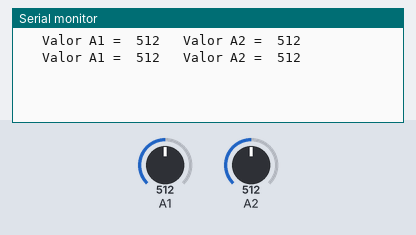
The sketch below on a simulated Arduino Uno, built with avr-gcc and run on an emulated ATmega328P. Parts: the last lines printed to the serial monitor. The inputs (shaded band) are chosen by the test bench; at power-on: A1 = 512, A2 = 512.

Above: at 5.8 s.
5.9 s: A1 set to 716
At 10.8 s:
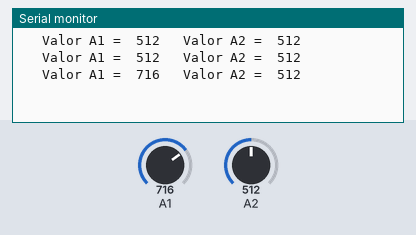
11.9 s: A2 set to 716
At 15.8 s:
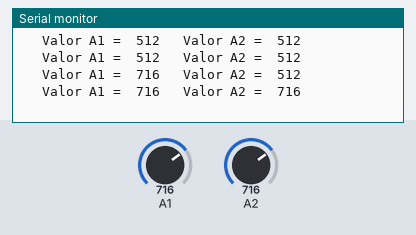
17.9 s: A1 set to 900
At 20.9 s:
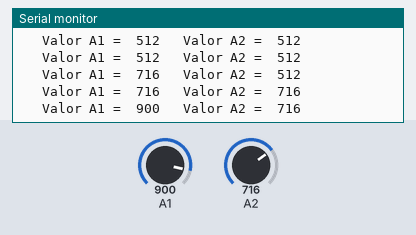
23.9 s: A2 set to 900
At 25.9 s:
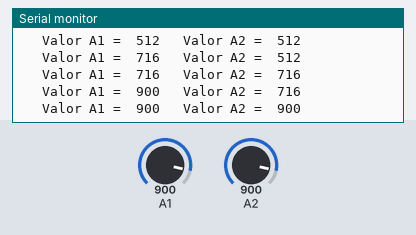
Timing chart, 0 to 27.4 s (numbered marks = the images above; inputs shaded):
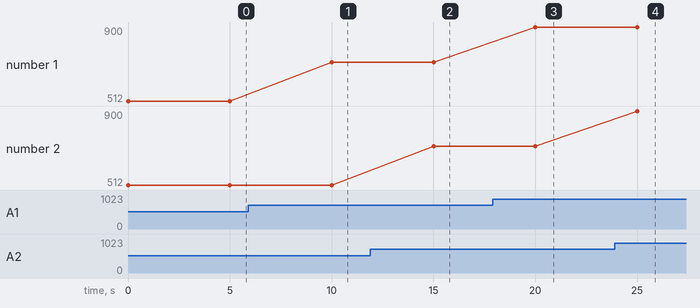

The sketch:

TesteTEMP.ino
```cpp
void setup() {
  Serial.begin(9600);
}

void loop() {
  int valor1 = (analogRead(A1));
  Serial.print("   Valor A1 =  ");
  Serial.print(valor1);
  int valor2 = (analogRead(A2));
  Serial.print("   Valor A2 =  ");
  Serial.println(valor2);
  delay(5000);
}
```

Measured:
- after the input at 5.9 s, the serial monitor: prints a new line after 4.1 s (image 1)
- after the input at 11.9 s, the serial monitor: prints a new line after 3.1 s (image 2)
- after the input at 17.9 s, the serial monitor: prints a new line after 2.1 s (image 3)
- after the input at 23.9 s, the serial monitor: prints a new line after 1.1 s (image 4)
- plotted number 1: 512 → 716 after the input at 5.9 s, 716 → 900 after the input at 17.9 s
